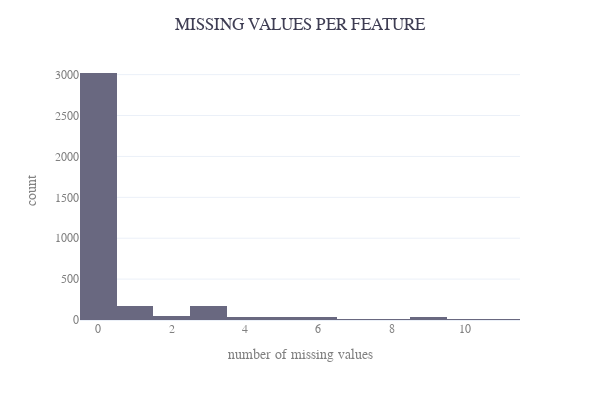

Notebook source saved alongside this figure:
### Markdown cell above
Too many missing values is problematic for statistical analyses. Here we calculate the proportion of missing values (coded as the value of the cutoff_LOD) and display the proportions in a histogram

### Code cell
# check the number of missing values per feature in a histogram
n_zeros = imputed.T.apply(lambda x: sum(x<=cutoff_LOD))

fig = px.histogram(n_zeros, template="plotly_white",  
                   width=600, height=400)

fig.update_traces(marker_color="#696880")
fig.update_layout(font={"color":"grey", "size":12, "family":"Sans"},
                  title={"text":"MISSING VALUES PER FEATURE", 'x':0.5, "font_color":"#3E3D53"},
                  xaxis_title="number of missing values", yaxis_title="count", showlegend=False)
fig.write_image(os.path.join(result_dir, "number_of_missing_values_per_feature.svg"))
fig.show()

### Figure 1 — Plotly figure (JSON) as saved in the notebook; plotly's stock layout.template omitted (floating-point values rounded to 4 significant figures; data arrays with more than 128 entries replaced by an {"elided": "..."} marker saying what was removed)
{"data": [{"alignmentgroup": "True", "bingroup": "x", "hovertemplate": "variable=0<br>value=%{x}<br>count=%{y}<extra></extra>", "legendgroup": "0", "marker": {"color": "#696880", "pattern": {"shape": ""}}, "name": "0", "offsetgroup": "0", "orientation": "v", "showlegend": true, "type": "histogram", "x": {"elided": "3603 int values"}, "xaxis": "x", "yaxis": "y"}], "layout": {"barmode": "relative", "font": {"color": "grey", "family": "Sans", "size": 12}, "height": 400, "legend": {"title": {"text": "variable"}, "tracegroupgap": 0}, "margin": {"t": 60}, "showlegend": false, "title": {"font": {"color": "#3E3D53"}, "text": "MISSING VALUES PER FEATURE", "x": 0.5}, "width": 600, "xaxis": {"anchor": "y", "autorange": true, "domain": [0, 1], "range": [-0.5, 11.5], "title": {"text": "number of missing values"}, "type": "linear"}, "yaxis": {"anchor": "x", "autorange": true, "domain": [0, 1], "range": [0, 3179.0], "title": {"text": "count"}}}}
